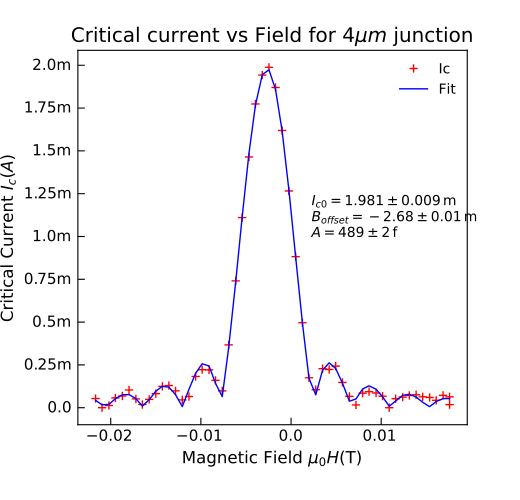

The Python source for this figure:
#!/usr/bin/env python3
# -*- coding: utf-8 -*-
"""
Fit Ic(B) to Airy function.
"""

from Stoner import Data, __home__
from Stoner.Fit import Ic_B_Airy

import os

os.chdir(os.path.join(__home__, "..", "doc", "samples", "Fitting"))

data = Data("data/Ic_B.txt", setas={"x": "Magnet Output", "y": "Ic"})

data.lmfit(Ic_B_Airy, result=True, header="Fit")

data.setas = {"x": "Magnet Output", "y": ["Ic", "Fit"]}
data.plot(fmt=["r+", "b-"])

data.annotate_fit(Ic_B_Airy, mode="eng", x=0.6, y=0.5, fontsize="small")

data.title = "Critical current vs Field for $4\mu m$ junction"
data.xlabel = r"Magnetic Field $\mu_0H (\mathrm{T})$"
data.ylabel = r"Critical Current $I_c (A)$"
